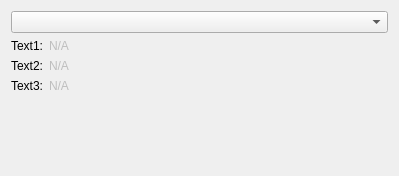
<ui version="4.0" >
 <class>mainClass</class>
 <widget class="QWidget" name="mainClass" >
  <property name="geometry" >
   <rect>
    <x>0</x>
    <y>0</y>
    <width>399</width>
    <height>176</height>
   </rect>
  </property>
  <property name="windowTitle" >
   <string>main</string>
  </property>
  <layout class="QVBoxLayout" >
   <item>
    <widget class="QComboBox" name="comboBox" />
   </item>
   <item>
    <layout class="QVBoxLayout" >
     <item>
      <layout class="QHBoxLayout" >
       <item>
        <widget class="QLabel" name="label" >
         <property name="sizePolicy" >
          <sizepolicy vsizetype="Preferred" hsizetype="Preferred" >
           <horstretch>0</horstretch>
           <verstretch>0</verstretch>
          </sizepolicy>
         </property>
         <property name="text" >
          <string>Text1:</string>
         </property>
        </widget>
       </item>
       <item>
        <widget class="QLabel" name="text1" >
         <property name="enabled" >
          <bool>false</bool>
         </property>
         <property name="sizePolicy" >
          <sizepolicy vsizetype="Preferred" hsizetype="MinimumExpanding" >
           <horstretch>0</horstretch>
           <verstretch>0</verstretch>
          </sizepolicy>
         </property>
         <property name="text" >
          <string>N/A</string>
         </property>
        </widget>
       </item>
      </layout>
     </item>
     <item>
      <layout class="QHBoxLayout" >
       <item>
        <widget class="QLabel" name="label_3" >
         <property name="text" >
          <string>Text2:</string>
         </property>
        </widget>
       </item>
       <item>
        <widget class="QLabel" name="text2" >
         <property name="enabled" >
          <bool>false</bool>
         </property>
         <property name="sizePolicy" >
          <sizepolicy vsizetype="Preferred" hsizetype="MinimumExpanding" >
           <horstretch>0</horstretch>
           <verstretch>0</verstretch>
          </sizepolicy>
         </property>
         <property name="text" >
          <string>N/A</string>
         </property>
        </widget>
       </item>
      </layout>
     </item>
     <item>
      <layout class="QHBoxLayout" >
       <item>
        <widget class="QLabel" name="label_5" >
         <property name="text" >
          <string>Text3:</string>
         </property>
        </widget>
       </item>
       <item>
        <widget class="QLabel" name="text3" >
         <property name="enabled" >
          <bool>false</bool>
         </property>
         <property name="sizePolicy" >
          <sizepolicy vsizetype="Preferred" hsizetype="MinimumExpanding" >
           <horstretch>0</horstretch>
           <verstretch>0</verstretch>
          </sizepolicy>
         </property>
         <property name="text" >
          <string>N/A</string>
         </property>
        </widget>
       </item>
      </layout>
     </item>
    </layout>
   </item>
   <item>
    <spacer>
     <property name="orientation" >
      <enum>Qt::Vertical</enum>
     </property>
     <property name="sizeHint" >
      <size>
       <width>20</width>
       <height>40</height>
      </size>
     </property>
    </spacer>
   </item>
  </layout>
 </widget>
 <layoutdefault spacing="6" margin="11" />
 <resources/>
 <connections/>
</ui>
